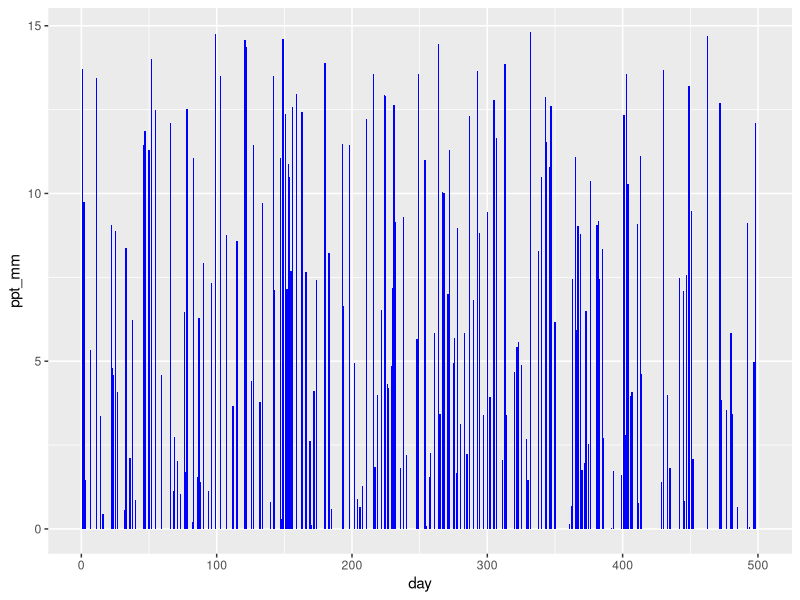

Recreate this plot in R.
## ---- chunk 1
library(tidyverse)

# First decide the number of time steps you want
n_steps = 500

# Then provide the probability that a given timestep will have zero precip
probZero = 0.6
isZero = rbinom(n = n_steps, size = 1, prob = probZero)

# Next decide your max and min precip values
ppt_min = 0
ppt_max = 15

# Then generate a random time series of data with the above parameters
R = ifelse(isZero==1, 0, 
           runif(min = ppt_min, max = ppt_max, 
                 n = n_steps))

## ---- chunk 2
# Put the data into a data frame
df = data.frame(ppt_mm = R,
                day = 1:n_steps)

# Then export
# write.csv(x = df,
#           file = "../examples/data/example_ppt_data.csv",
#           row.names = F,
#           quote = F)
## ---- chunk 3
# plot code
ggplot(df, aes(day, ppt_mm)) +
  geom_bar(stat = "identity", fill = "blue") 

